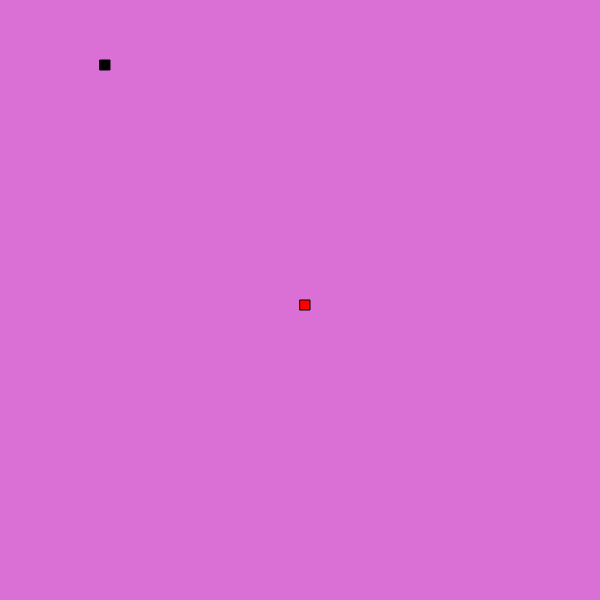
Frame 1 (no input)
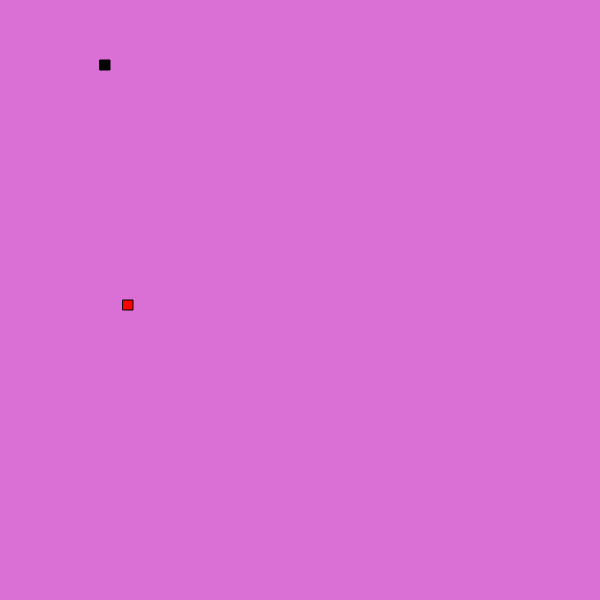
Frame 60 (no input)
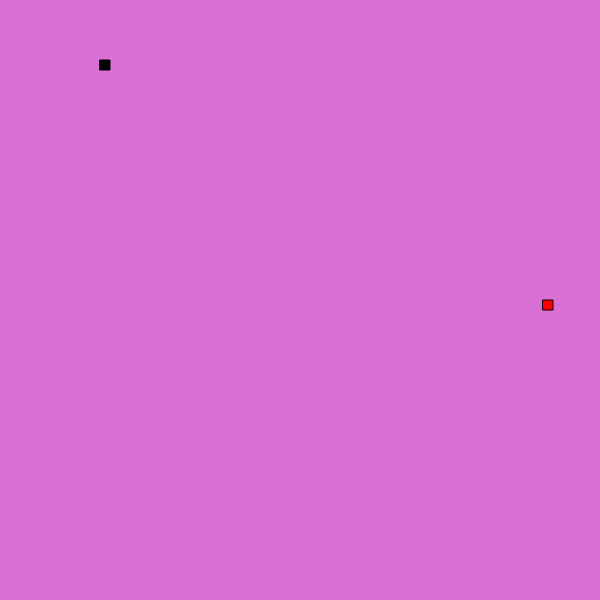
Frame 120 (the mouse pressed at the canvas centre since frame 60)

The p5.js sketch that drew these frames (run headless with seeded random() and noise() and a simulated clock; from frame 60 on, the mouse is pressed at the canvas centre):

// p5.js sketch
// ── sketch.js
const width = 600, height = 600;
var snake = [];
var xSpeed = -1, ySpeed = 0, dir = 'W', fruit, timer = 0;

function setup() {
	createCanvas(width, height);
	var s = new Snake(width / 2, height / 2);
	fruit = new Fruit(100, 60);
	snake.push(s);
}

function draw() {
	background(218, 112, 214);
	fruit.draw();
	for (var i = 0; i < snake.length; i++) {
		if (i == snake.length - 1) {
			snake[i].draw(color(255, 0, 0));
		}
		else {
			snake[i].draw(color(0));
		}
	}
	move();
	timer++;
	if (timer == 300) {
		timer = 0;
		var x = floor(random(10, 590));
		var y = floor(random(10, 590));
		fruit = new Fruit(x, y);
	}
	if (detectCollision()) {
		grow();
		var x = floor(random(10, 590));
		var y = floor(random(10, 590));
		fruit = new Fruit(x, y);
		timer = 0;
	}
}

function Snake(x, y) {
	this.x = x;
	this.y = y;
	this.draw = function(col) {
		fill(col);
		rect(this.x, this.y, 10, 10);
	}
}

function keyTyped() {
	if (key == 'w') {
		if (dir == 'E' || dir == 'W') {
			xSpeed = 0;
			ySpeed = -1;
			dir = 'N';
		}
	}
	else
	if (key == 's') {
		if (dir == 'E' || dir == 'W') {
			xSpeed = 0;
			ySpeed = 1
			dir = 'S';
		}
	}
	else
	if (key == 'a') {
		if (dir == 'N' || dir == 'S') {
			xSpeed = -1;
			ySpeed = 0;
			dir = 'W';
		}
	}
	else
	if (key == 'd') {
		if (dir == 'N' || dir == 'S') {
			xSpeed = 1;
			ySpeed = 0;
			dir = 'E';
		}
	}
	else {
		grow();
	}
}

function grow() {
	var x = snake[snake.length - 1].x + xSpeed * 3;
	var y = snake[snake.length - 1].y + ySpeed * 3;
	var s = new Snake(x, y);
	snake.push(s);
}

function move() {
	var x = snake[snake.length - 1].x + xSpeed * 3;
	var y = snake[snake.length - 1].y + ySpeed * 3;
	if (x == 0) {
		x = 600;
	}
	else
	if (x == 600) {
		x = 0;
	}
	else
	if (y == 600) {
		y = 0;
	}
	else
	if (y == 0) {
		y = 600;
	}
	var s = new Snake(x, y);
	snake.push(s);
	snake.shift();
}

function Fruit(x, y) {
	this.x = x;
	this.y = y;
	this.draw = function() {
		fill(0);
		rect(this.x, this.y, 10, 10);
	}
}

function detectCollision() {
	var head = snake[snake.length - 1];
	//Vertical collision with an offset
	if (head.y + 10 >= fruit.y && head.y <= fruit.y + 10) {
		if (head.x >= fruit.x && head.x <= fruit.x + 10) {
			return true;
		}
	}
	//Simple Vertical collision
	if (head.y >= fruit.y && head.y <= fruit.y + 10) {
		if (head.x >= fruit.x && head.x <= fruit.x + 10) {
			return true;
		}
	}
	//Horizontal collision with an offset
	if (head.x + 10 >= fruit.x && head.x <= fruit.x + 10) {
		if (head.y >= fruit.y && head.y <= fruit.y + 10) {
			return true;
		}
	}
	//Simple Horizontal collision
	if (head.x >= fruit.x && head.x <= fruit.x + 10) {
		if (head.y >= fruit.y && head.y <= fruit.y + 10) {
			return true;
		}
	}
	return false;
}
